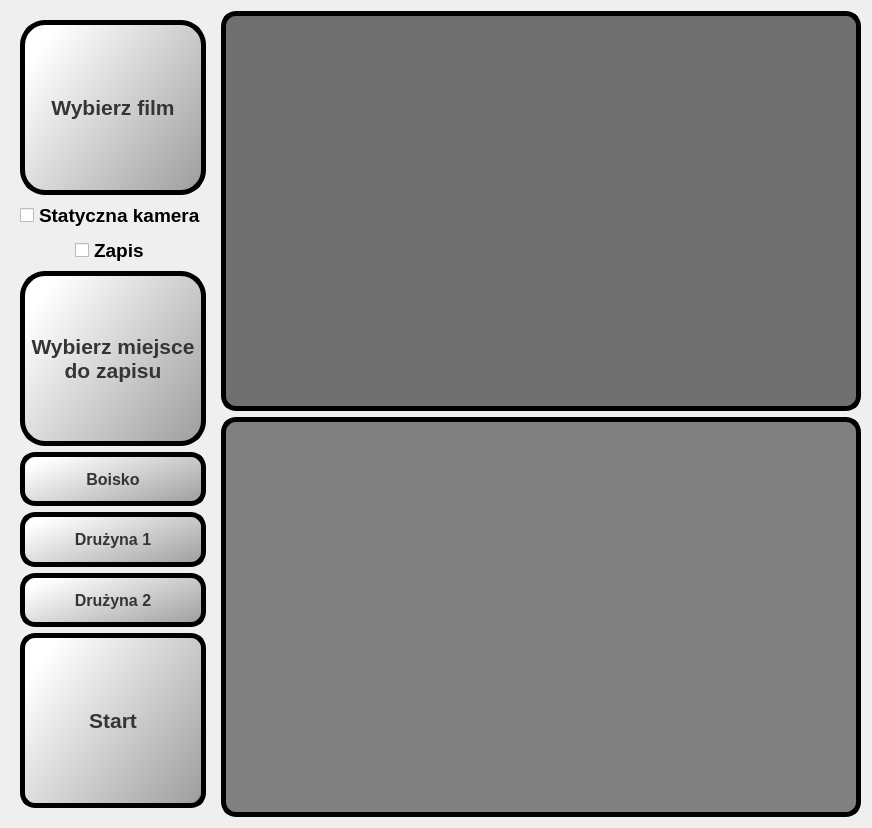
  <widget class="QWidget" name="centralwidget">
   <layout class="QHBoxLayout" name="horizontalLayout">
    <item>
     <widget class="QFrame" name="horizontalFrame">
      <layout class="QVBoxLayout" name="verticalLayout_3">
       <item>
        <widget class="QPushButton" name="pushButton_2">
         <property name="sizePolicy">
          <sizepolicy hsizetype="Minimum" vsizetype="Preferred">
           <horstretch>0</horstretch>
           <verstretch>0</verstretch>
          </sizepolicy>
         </property>
         <property name="font">
          <font>
           <pointsize>16</pointsize>
           <weight>75</weight>
           <bold>true</bold>
           <strikeout>false</strikeout>
          </font>
         </property>
         <property name="styleSheet">
          <string notr="true">
QPushButton { 
color:rgb(53, 53, 53);
background: qlineargradient(spread:pad, x1:1, y1:1, x2:0, y2:0.284, stop:0 rgba(0, 0, 0, 255), stop:0.0454545 rgba(161, 161, 161, 255), stop:1 rgba(255, 255, 255, 255));
border-radius: 25px;
border:5px solid black
}

QPushButton:hover { color: rgb(0, 170, 255) }

</string>
         </property>
         <property name="text">
          <string>Wybierz film</string>
         </property>
        </widget>
       </item>
       <item alignment="Qt::AlignHCenter">
        <widget class="QCheckBox" name="checkBox_2">
         <property name="sizePolicy">
          <sizepolicy hsizetype="Minimum" vsizetype="Fixed">
           <horstretch>0</horstretch>
           <verstretch>0</verstretch>
          </sizepolicy>
         </property>
         <property name="font">
          <font>
           <pointsize>14</pointsize>
           <weight>75</weight>
           <bold>true</bold>
          </font>
         </property>
         <property name="text">
          <string>Statyczna kamera</string>
         </property>
        </widget>
       </item>
       <item alignment="Qt::AlignHCenter">
        <widget class="QCheckBox" name="checkBox">
         <property name="sizePolicy">
          <sizepolicy hsizetype="Minimum" vsizetype="Fixed">
           <horstretch>0</horstretch>
           <verstretch>0</verstretch>
          </sizepolicy>
         </property>
         <property name="font">
          <font>
           <pointsize>14</pointsize>
           <weight>75</weight>
           <bold>true</bold>
          </font>
         </property>
         <property name="text">
          <string>Zapis</string>
         </property>
        </widget>
       </item>
       <item>
        <widget class="QPushButton" name="pushButton">
         <property name="sizePolicy">
          <sizepolicy hsizetype="Minimum" vsizetype="Preferred">
           <horstretch>0</horstretch>
           <verstretch>0</verstretch>
          </sizepolicy>
         </property>
         <property name="palette">
          <palette>
           <active>
            <colorrole role="WindowText">
             <brush brushstyle="SolidPattern">
              <color alpha="255">
               <red>53</red>
               <green>53</green>
               <blue>53</blue>
              </color>
             </brush>
            </colorrole>
            <colorrole role="Button">
             <brush brushstyle="LinearGradientPattern">
              <gradient startx="1.000000000000000" starty="1.000000000000000" endx="0.000000000000000" endy="0.284000000000000" type="LinearGradient" spread="PadSpread" coordinatemode="ObjectBoundingMode">
               <gradientstop position="0.000000000000000">
                <color alpha="255">
                 <red>0</red>
                 <green>0</green>
                 <blue>0</blue>
                </color>
               </gradientstop>
               <gradientstop position="0.045454500000000">
                <color alpha="255">
                 <red>161</red>
                 <green>161</green>
                 <blue>161</blue>
                </color>
               </gradientstop>
               <gradientstop position="1.000000000000000">
                <color alpha="255">
                 <red>255</red>
                 <green>255</green>
                 <blue>255</blue>
                </color>
               </gradientstop>
              </gradient>
             </brush>
            </colorrole>
            <colorrole role="Light">
             <brush brushstyle="SolidPattern">
              <color alpha="255">
               <red>213</red>
               <green>234</green>
               <blue>255</blue>
              </color>
             </brush>
            </colorrole>
            <colorrole role="Midlight">
             <brush brushstyle="SolidPattern">
              <color alpha="255">
               <red>149</red>
               <green>202</green>
               <blue>255</blue>
              </color>
             </brush>
            </colorrole>
            <colorrole role="Dark">
             <brush brushstyle="SolidPattern">
              <color alpha="255">
               <red>42</red>
               <green>85</green>
               <blue>127</blue>
              </color>
             </brush>
            </colorrole>
            <colorrole role="Mid">
             <brush brushstyle="SolidPattern">
              <color alpha="255">
               <red>56</red>
               <green>113</green>
               <blue>170</blue>
              </color>
             </brush>
            </colorrole>
            <colorrole role="Text">
             <brush brushstyle="SolidPattern">
              <color alpha="255">
               <red>53</red>
               <green>53</green>
               <blue>53</blue>
              </color>
             </brush>
            </colorrole>
            <colorrole role="BrightText">
             <brush brushstyle="SolidPattern">
              <color alpha="255">
               <red>255</red>
               <green>255</green>
               <blue>255</blue>
              </color>
             </brush>
            </colorrole>
            <colorrole role="ButtonText">
             <brush brushstyle="SolidPattern">
              <color alpha="255">
               <red>53</red>
               <green>53</green>
               <blue>53</blue>
              </color>
             </brush>
            </colorrole>
            <colorrole role="Base">
             <brush brushstyle="LinearGradientPattern">
              <gradient startx="1.000000000000000" starty="1.000000000000000" endx="0.000000000000000" endy="0.284000000000000" type="LinearGradient" spread="PadSpread" coordinatemode="ObjectBoundingMode">
               <gradientstop position="0.000000000000000">
                <color alpha="255">
                 <red>0</red>
                 <green>0</green>
                 <blue>0</blue>
                </color>
               </gradientstop>
               <gradientstop position="0.045454500000000">
                <color alpha="255">
                 <red>161</red>
                 <green>161</green>
                 <blue>161</blue>
                </color>
               </gradientstop>
               <gradientstop position="1.000000000000000">
                <color alpha="255">
                 <red>255</red>
                 <green>255</green>
                 <blue>255</blue>
                </color>
               </gradientstop>
              </gradient>
             </brush>
            </colorrole>
            <colorrole role="Window">
             <brush brushstyle="LinearGradientPattern">
              <gradient startx="1.000000000000000" starty="1.000000000000000" endx="0.000000000000000" endy="0.284000000000000" type="LinearGradient" spread="PadSpread" coordinatemode="ObjectBoundingMode">
               <gradientstop position="0.000000000000000">
                <color alpha="255">
                 <red>0</red>
                 <green>0</green>
                 <blue>0</blue>
                </color>
               </gradientstop>
               <gradientstop position="0.045454500000000">
                <color alpha="255">
                 <red>161</red>
                 <green>161</green>
                 <blue>161</blue>
                </color>
               </gradientstop>
               <gradientstop position="1.000000000000000">
                <color alpha="255">
                 <red>255</red>
                 <green>255</green>
                 <blue>255</blue>
                </color>
               </gradientstop>
              </gradient>
             </brush>
            </colorrole>
            <colorrole role="Shadow">
             <brush brushstyle="SolidPattern">
              <color alpha="255">
               <red>0</red>
               <green>0</green>
               <blue>0</blue>
              </color>
             </brush>
            </colorrole>
            <colorrole role="AlternateBase">
             <brush brushstyle="SolidPattern">
              <color alpha="255">
               <red>170</red>
               <green>212</green>
               <blue>255</blue>
              </color>
             </brush>
            </colorrole>
            <colorrole role="ToolTipBase">
             <brush brushstyle="SolidPattern">
              <color alpha="255">
               <red>255</red>
               <green>255</green>
               <blue>220</blue>
              </color>
             </brush>
            </colorrole>
            <colorrole role="ToolTipText">
             <brush brushstyle="SolidPattern">
              <color alpha="255">
               <red>0</red>
               <green>0</green>
               <blue>0</blue>
              </color>
             </brush>
            </colorrole>
           </active>
           <inactive>
            <colorrole role="WindowText">
             <brush brushstyle="SolidPattern">
              <color alpha="255">
               <red>53</red>
               <green>53</green>
               <blue>53</blue>
              </color>
             </brush>
            </colorrole>
            <colorrole role="Button">
             <brush brushstyle="LinearGradientPattern">
              <gradient startx="1.000000000000000" starty="1.000000000000000" endx="0.000000000000000" endy="0.284000000000000" type="LinearGradient" spread="PadSpread" coordinatemode="ObjectBoundingMode">
               <gradientstop position="0.000000000000000">
                <color alpha="255">
                 <red>0</red>
                 <green>0</green>
                 <blue>0</blue>
                </color>
               </gradientstop>
               <gradientstop position="0.045454500000000">
                <color alpha="255">
                 <red>161</red>
                 <green>161</green>
                 <blue>161</blue>
                </color>
               </gradientstop>
               <gradientstop position="1.000000000000000">
                <color alpha="255">
                 <red>255</red>
                 <green>255</green>
                 <blue>255</blue>
                </color>
               </gradientstop>
              </gradient>
             </brush>
            </colorrole>
            <colorrole role="Light">
             <brush brushstyle="SolidPattern">
              <color alpha="255">
               <red>213</red>
               <green>234</green>
               <blue>255</blue>
              </color>
             </brush>
            </colorrole>
            <colorrole role="Midlight">
             <brush brushstyle="SolidPattern">
              <color alpha="255">
               <red>149</red>
               <green>202</green>
               <blue>255</blue>
              </color>
             </brush>
            </colorrole>
            <colorrole role="Dark">
             <brush brushstyle="SolidPattern">
              <color alpha="255">
               <red>42</red>
               <green>85</green>
               <blue>127</blue>
              </color>
             </brush>
            </colorrole>
            <colorrole role="Mid">
             <brush brushstyle="SolidPattern">
              <color alpha="255">
               <red>56</red>
               <green>113</green>
               <blue>170</blue>
              </color>
             </brush>
            </colorrole>
            <colorrole role="Text">
             <brush brushstyle="SolidPattern">
              <color alpha="255">
               <red>53</red>
               <green>53</green>
               <blue>53</blue>
              </color>
             </brush>
            </colorrole>
            <colorrole role="BrightText">
             <brush brushstyle="SolidPattern">
              <color alpha="255">
               <red>255</red>
               <green>255</green>
               <blue>255</blue>
              </color>
             </brush>
            </colorrole>
            <colorrole role="ButtonText">
             <brush brushstyle="SolidPattern">
              <color alpha="255">
               <red>53</red>
               <green>53</green>
               <blue>53</blue>
              </color>
             </brush>
            </colorrole>
            <colorrole role="Base">
             <brush brushstyle="LinearGradientPattern">
              <gradient startx="1.000000000000000" starty="1.000000000000000" endx="0.000000000000000" endy="0.284000000000000" type="LinearGradient" spread="PadSpread" coordinatemode="ObjectBoundingMode">
               <gradientstop position="0.000000000000000">
                <color alpha="255">
                 <red>0</red>
                 <green>0</green>
                 <blue>0</blue>
                </color>
               </gradientstop>
               <gradientstop position="0.045454500000000">
                <color alpha="255">
                 <red>161</red>
                 <green>161</green>
                 <blue>161</blue>
                </color>
               </gradientstop>
               <gradientstop position="1.000000000000000">
                <color alpha="255">
                 <red>255</red>
                 <green>255</green>
                 <blue>255</blue>
                </color>
               </gradientstop>
              </gradient>
             </brush>
            </colorrole>
            <colorrole role="Window">
             <brush brushstyle="LinearGradientPattern">
              <gradient startx="1.000000000000000" starty="1.000000000000000" endx="0.000000000000000" endy="0.284000000000000" type="LinearGradient" spread="PadSpread" coordinatemode="ObjectBoundingMode">
               <gradientstop position="0.000000000000000">
                <color alpha="255">
                 <red>0</red>
                 <green>0</green>
                 <blue>0</blue>
                </color>
               </gradientstop>
               <gradientstop position="0.045454500000000">
                <color alpha="255">
                 <red>161</red>
                 <green>161</green>
                 <blue>161</blue>
                </color>
               </gradientstop>
               <gradientstop position="1.000000000000000">
                <color alpha="255">
                 <red>255</red>
                 <green>255</green>
                 <blue>255</blue>
                </color>
               </gradientstop>
              </gradient>
             </brush>
            </colorrole>
            <colorrole role="Shadow">
             <brush brushstyle="SolidPattern">
              <color alpha="255">
               <red>0</red>
               <green>0</green>
               <blue>0</blue>
              </color>
             </brush>
            </colorrole>
            <colorrole role="AlternateBase">
             <brush brushstyle="SolidPattern">
              <color alpha="255">
               <red>170</red>
               <green>212</green>
               <blue>255</blue>
              </color>
             </brush>
            </colorrole>
            <colorrole role="ToolTipBase">
             <brush brushstyle="SolidPattern">
              <color alpha="255">
               <red>255</red>
               <green>255</green>
               <blue>220</blue>
              </color>
             </brush>
            </colorrole>
            <colorrole role="ToolTipText">
             <brush brushstyle="SolidPattern">
              <color alpha="255">
               <red>0</red>
               <green>0</green>
               <blue>0</blue>
              </color>
             </brush>
            </colorrole>
           </inactive>
           <disabled>
            <colorrole role="WindowText">
             <brush brushstyle="SolidPattern">
              <color alpha="255">
               <red>53</red>
               <green>53</green>
               <blue>53</blue>
              </color>
             </brush>
            </colorrole>
            <colorrole role="Button">
             <brush brushstyle="SolidPattern">
              <color alpha="255">
               <red>84</red>
               <green>84</green>
               <blue>84</blue>
              </color>
             </brush>
            </colorrole>
            <colorrole role="Light">
             <brush brushstyle="SolidPattern">
              <color alpha="255">
               <red>213</red>
               <green>234</green>
               <blue>255</blue>
              </color>
             </brush>
            </colorrole>
            <colorrole role="Midlight">
             <brush brushstyle="SolidPattern">
              <color alpha="255">
               <red>149</red>
               <green>202</green>
               <blue>255</blue>
              </color>
             </brush>
            </colorrole>
            <colorrole role="Dark">
             <brush brushstyle="SolidPattern">
              <color alpha="255">
               <red>42</red>
               <green>85</green>
               <blue>127</blue>
              </color>
             </brush>
            </colorrole>
            <colorrole role="Mid">
             <brush brushstyle="SolidPattern">
              <color alpha="255">
               <red>56</red>
               <green>113</green>
               <blue>170</blue>
              </color>
             </brush>
            </colorrole>
            <colorrole role="Text">
             <brush brushstyle="SolidPattern">
              <color alpha="255">
               <red>53</red>
               <green>53</green>
               <blue>53</blue>
              </color>
             </brush>
            </colorrole>
            <colorrole role="BrightText">
             <brush brushstyle="SolidPattern">
              <color alpha="255">
               <red>255</red>
               <green>255</green>
               <blue>255</blue>
              </color>
             </brush>
            </colorrole>
            <colorrole role="ButtonText">
             <brush brushstyle="SolidPattern">
              <color alpha="255">
               <red>53</red>
               <green>53</green>
               <blue>53</blue>
              </color>
             </brush>
            </colorrole>
            <colorrole role="Base">
             <brush brushstyle="SolidPattern">
              <color alpha="255">
               <red>84</red>
               <green>84</green>
               <blue>84</blue>
              </color>
             </brush>
            </colorrole>
            <colorrole role="Window">
             <brush brushstyle="SolidPattern">
              <color alpha="255">
               <red>84</red>
               <green>84</green>
               <blue>84</blue>
              </color>
             </brush>
            </colorrole>
            <colorrole role="Shadow">
             <brush brushstyle="SolidPattern">
              <color alpha="255">
               <red>0</red>
               <green>0</green>
               <blue>0</blue>
              </color>
             </brush>
            </colorrole>
            <colorrole role="AlternateBase">
             <brush brushstyle="SolidPattern">
              <color alpha="255">
               <red>85</red>
               <green>170</green>
               <blue>255</blue>
              </color>
             </brush>
            </colorrole>
            <colorrole role="ToolTipBase">
             <brush brushstyle="SolidPattern">
              <color alpha="255">
               <red>255</red>
               <green>255</green>
               <blue>220</blue>
              </color>
             </brush>
            </colorrole>
            <colorrole role="ToolTipText">
             <brush brushstyle="SolidPattern">
              <color alpha="255">
               <red>0</red>
               <green>0</green>
               <blue>0</blue>
              </color>
             </brush>
            </colorrole>
           </disabled>
          </palette>
         </property>
         <property name="font">
          <font>
           <pointsize>16</pointsize>
           <weight>75</weight>
           <bold>true</bold>
          </font>
         </property>
         <property name="focusPolicy">
          <enum>Qt::StrongFocus</enum>
         </property>
         <property name="styleSheet">
          <string notr="true">
QPushButton { 
color:rgb(53, 53, 53);
background: qlineargradient(spread:pad, x1:1, y1:1, x2:0, y2:0.284, stop:0 rgba(0, 0, 0, 255), stop:0.0454545 rgba(161, 161, 161, 255), stop:1 rgba(255, 255, 255, 255));
border-radius: 25px;
border:5px solid black
}
QPushButton:disabled {
background-color:rgb(84, 84, 84);
color:rgb(53, 53, 53)
}
QPushButton:hover { color: rgb(0, 170, 255) }
</string>
         </property>
         <property name="text">
          <string>Wybierz miejsce
do zapisu</string>
         </property>
         <property name="checkable">
          <bool>false</bool>
         </property>
         <property name="autoRepeat">
          <bool>false</bool>
         </property>
        </widget>
       </item>
       <item>
        <layout class="QVBoxLayout" name="verticalLayout_2">
         <item>
          <widget class="QPushButton" name="pushButton_5">
           <property name="sizePolicy">
            <sizepolicy hsizetype="Preferred" vsizetype="Preferred">
             <horstretch>0</horstretch>
             <verstretch>0</verstretch>
            </sizepolicy>
           </property>
           <property name="font">
            <font>
             <pointsize>12</pointsize>
             <weight>75</weight>
             <bold>true</bold>
            </font>
           </property>
           <property name="styleSheet">
            <string notr="true">
QPushButton { 
color:rgb(53, 53, 53);
background: qlineargradient(spread:pad, x1:1, y1:1, x2:0, y2:0.284, stop:0 rgba(0, 0, 0, 255), stop:0.0454545 rgba(161, 161, 161, 255), stop:1 rgba(255, 255, 255, 255));
border-radius: 15px;
border:5px solid black
}

QPushButton:hover { color: rgb(0, 170, 255) }
</string>
           </property>
           <property name="text">
            <string>Boisko</string>
           </property>
          </widget>
         </item>
         <item>
          <widget class="QPushButton" name="pushButton_4">
           <property name="sizePolicy">
            <sizepolicy hsizetype="Preferred" vsizetype="Preferred">
             <horstretch>0</horstretch>
             <verstretch>0</verstretch>
            </sizepolicy>
           </property>
           <property name="font">
            <font>
             <pointsize>12</pointsize>
             <weight>75</weight>
             <bold>true</bold>
            </font>
           </property>
           <property name="styleSheet">
            <string notr="true">
QPushButton { 
color:rgb(53, 53, 53);
background: qlineargradient(spread:pad, x1:1, y1:1, x2:0, y2:0.284, stop:0 rgba(0, 0, 0, 255), stop:0.0454545 rgba(161, 161, 161, 255), stop:1 rgba(255, 255, 255, 255));
border-radius: 15px;
border:5px solid black
}
QPushButton:hover { color: rgb(0, 170, 255) }

</string>
           </property>
           <property name="text">
            <string>Drużyna 1</string>
           </property>
          </widget>
         </item>
         <item>
          <widget class="QPushButton" name="pushButton_3">
           <property name="sizePolicy">
            <sizepolicy hsizetype="Preferred" vsizetype="Preferred">
             <horstretch>0</horstretch>
             <verstretch>0</verstretch>
            </sizepolicy>
           </property>
           <property name="font">
            <font>
             <pointsize>12</pointsize>
             <weight>75</weight>
             <bold>true</bold>
            </font>
           </property>
           <property name="styleSheet">
            <string notr="true">
QPushButton { 
color:rgb(53, 53, 53);
background: qlineargradient(spread:pad, x1:1, y1:1, x2:0, y2:0.284, stop:0 rgba(0, 0, 0, 255), stop:0.0454545 rgba(161, 161, 161, 255), stop:1 rgba(255, 255, 255, 255));
border-radius: 15px;
border:5px solid black
}


QPushButton:hover { color: rgb(0, 170, 255) }
</string>
           </property>
           <property name="text">
            <string>Drużyna 2</string>
           </property>
          </widget>
         </item>
        </layout>
       </item>
       <item>
        <widget class="QPushButton" name="ButtonStart">
         <property name="sizePolicy">
          <sizepolicy hsizetype="Minimum" vsizetype="Preferred">
           <horstretch>0</horstretch>
           <verstretch>0</verstretch>
          </sizepolicy>
         </property>
         <property name="font">
          <font>
           <pointsize>16</pointsize>
           <weight>75</weight>
           <bold>true</bold>
          </font>
         </property>
         <property name="styleSheet">
          <string notr="true">
QPushButton { 
color:rgb(53, 53, 53);
background: qlineargradient(spread:pad, x1:1, y1:1, x2:0, y2:0.284, stop:0 rgba(0, 0, 0, 255), stop:0.0454545 rgba(161, 161, 161, 255), stop:1 rgba(255, 255, 255, 255));
border-radius: 15px;
border:5px solid black
}

QPushButton:hover { color: rgb(0, 170, 255) }</string>
         </property>
         <property name="text">
          <string>Start</string>
         </property>
        </widget>
       </item>
      </layout>
     </widget>
    </item>
    <item>
     <layout class="QVBoxLayout" name="verticalLayout_6">
      <property name="sizeConstraint">
       <enum>QLayout::SetMaximumSize</enum>
      </property>
      <item alignment="Qt::AlignHCenter|Qt::AlignVCenter">
       <widget class="QLabel" name="label_2">
        <property name="enabled">
         <bool>true</bool>
        </property>
        <property name="sizePolicy">
         <sizepolicy hsizetype="Preferred" vsizetype="Preferred">
          <horstretch>0</horstretch>
          <verstretch>0</verstretch>
         </sizepolicy>
        </property>
        <property name="minimumSize">
         <size>
          <width>640</width>
          <height>400</height>
         </size>
        </property>
        <property name="maximumSize">
         <size>
          <width>720</width>
          <height>400</height>
         </size>
        </property>
        <property name="styleSheet">
         <string notr="true">QLabel{
background: rgb(112, 112, 112);
border-radius: 15px;
border:5px solid black}
</string>
        </property>
        <property name="text">
         <string/>
        </property>
        <property name="scaledContents">
         <bool>true</bool>
        </property>
        <property name="wordWrap">
         <bool>false</bool>
        </property>
       </widget>
      </item>
      <item alignment="Qt::AlignHCenter|Qt::AlignVCenter">
       <widget class="QLabel" name="label">
        <property name="sizePolicy">
         <sizepolicy hsizetype="Preferred" vsizetype="Preferred">
          <horstretch>0</horstretch>
          <verstretch>0</verstretch>
         </sizepolicy>
        </property>
        <property name="minimumSize">
         <size>
          <width>640</width>
          <height>400</height>
         </size>
        </property>
        <property name="maximumSize">
         <size>
          <width>720</width>
          <height>400</height>
         </size>
        </property>
        <property name="contextMenuPolicy">
         <enum>Qt::CustomContextMenu</enum>
        </property>
        <property name="styleSheet">
         <string notr="true">QLabel{
background: grey;
border-radius: 15px;
border:5px solid black}
</string>
        </property>
        <property name="text">
         <string/>
        </property>
        <property name="scaledContents">
         <bool>true</bool>
        </property>
       </widget>
      </item>
     </layout>
    </item>
   </layout>
  </widget>
